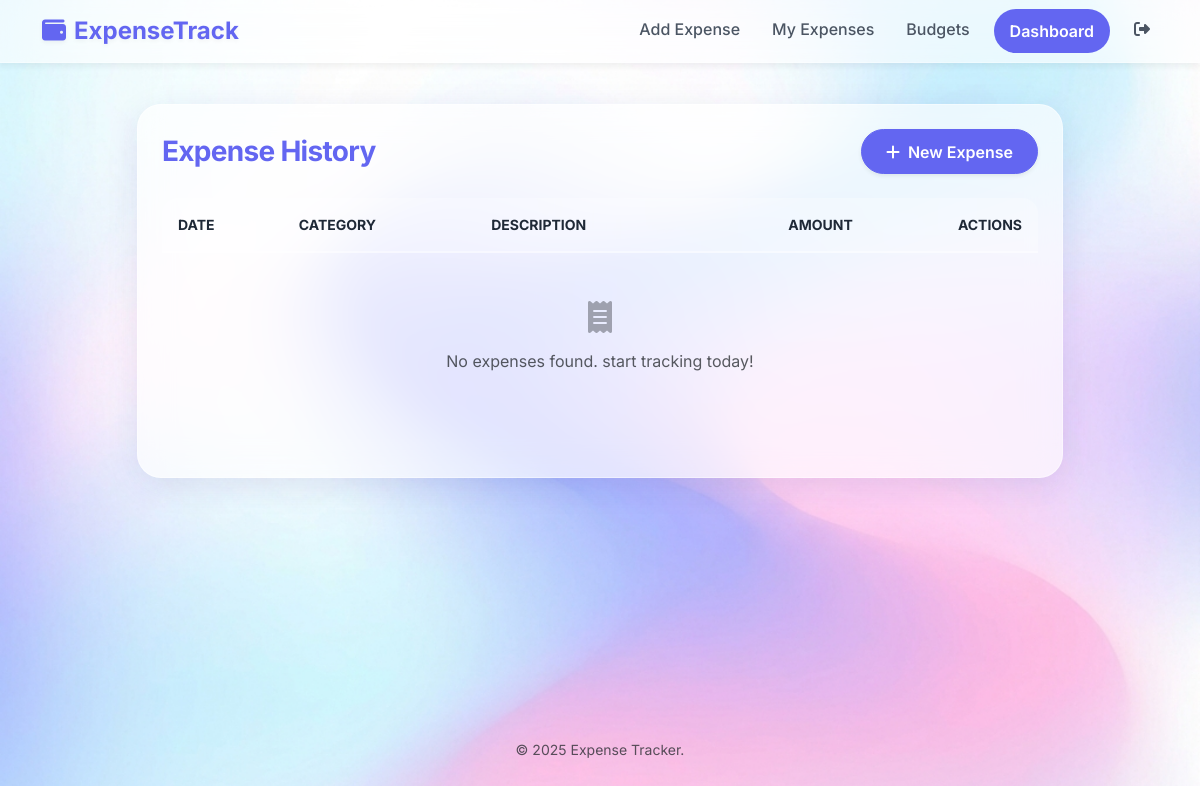
/view (signed in), run on an earlier commit of the app's database.
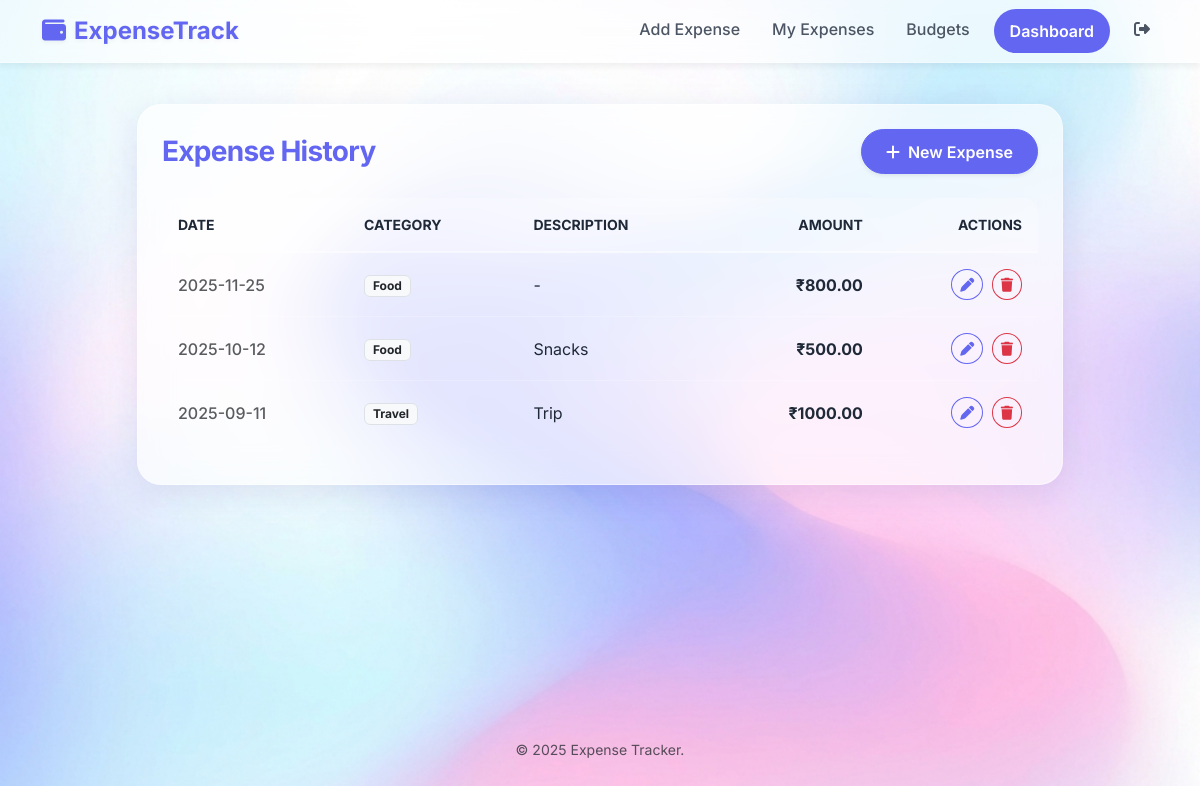
And on a later commit of the database.
### app.py (models this page shows)
class Expense(db.Model):
    id = db.Column(db.Integer, primary_key=True)
    user_id = db.Column(db.Integer, db.ForeignKey('user.id'), nullable=False, index=True)
    date = db.Column(db.Date, nullable=False)
    category = db.Column(db.String(80), nullable=False)
    amount = db.Column(db.Float, nullable=False)
    description = db.Column(db.Text, nullable=True)
    user = db.relationship('User', backref=db.backref('expenses', lazy=True))

### app.py (the view)
@app.route('/view')
@login_required
def view_expenses():
    expenses = Expense.query.filter_by(user_id=current_user.id).order_by(Expense.date.desc()).all()
    return render_template('view_expenses.html', expenses=expenses)

### app.py (called while the page is built)
@login_manager.user_loader
def load_user(user_id):
    return User.query.get(int(user_id))

### templates/view_expenses.html
{% extends "base.html" %}
{% block content %}
<div class="row justify-content-center">
    <div class="col-lg-10">
        <div class="glass-card p-4">
            <div class="d-flex justify-content-between align-items-center mb-4">
                <h3 class="mb-0 fw-bold text-primary">Expense History</h3>
                <a href="{{ url_for('add_expense') }}" class="btn btn-primary rounded-pill shadow-sm"><i
                        class="fas fa-plus me-2"></i>New Expense</a>
            </div>
            <div class="table-responsive">
                <table class="table table-hover align-middle glass-table">
                    <thead class="text-secondary small text-uppercase">
                        <tr>
                            <th class="border-0">Date</th>
                            <th class="border-0">Category</th>
                            <th class="border-0">Description</th>
                            <th class="border-0 text-end">Amount</th>
                            <th class="border-0 text-end">Actions</th>
                        </tr>
                    </thead>
                    <tbody>
                        {% for exp in expenses %}
                        <tr class="border-bottom border-light">
                            <td class="fw-medium text-muted">{{ exp.date }}</td>
                            <td><span class="badge bg-light text-dark border">{{ exp.category }}</span></td>
                            <td class="text-truncate" style="max-width: 200px;">{{ exp.description or '-' }}</td>
                            <td class="fw-bold text-end">₹{{ '%.2f'|format(exp.amount) }}</td>
                            <td class="text-end">
                                <a href="{{ url_for('edit_expense', exp_id=exp.id) }}"
                                    class="btn btn-sm btn-icon btn-outline-primary rounded-circle me-1" title="Edit"><i
                                        class="fas fa-pen"></i></a>
                                <form method="post" action="{{ url_for('delete_expense', exp_id=exp.id) }}"
                                    style="display:inline" onsubmit="return confirm('Delete this expense?');">
                                    <button class="btn btn-sm btn-icon btn-outline-danger rounded-circle" title="Delete"
                                        type="submit"><i class="fas fa-trash"></i></button>
                                </form>
                            </td>
                        </tr>
                        {% else %}
                        <tr>
                            <td colspan="5" class="text-center py-5 text-muted">
                                <i class="fas fa-receipt fa-2x mb-3 opacity-50"></i>
                                <p>No expenses found. start tracking today!</p>
                            </td>
                        </tr>
                        {% endfor %}
                    </tbody>
                </table>
            </div>
        </div>
    </div>
</div>
{% endblock %}

### templates/base.html (shortened to what this page needs)
<!DOCTYPE html>
<html lang="en">
<head>
    <link rel="stylesheet" href="https://cdnjs.cloudflare.com/ajax/libs/font-awesome/6.4.0/css/all.min.css">
    <link href="https://cdn.jsdelivr.net/npm/bootstrap@5.3.0/dist/css/bootstrap.min.css" rel="stylesheet">
    <link rel="stylesheet" href="{{ url_for('static', filename='style.css') }}?v=5">
</head>
<body>
    <nav class="navbar navbar-expand-lg glass-nav fixed-top">
        <div class="container">
            <a class="navbar-brand fw-bold text-primary"
                href="{{ url_for('dashboard') if current_user.is_authenticated else url_for('home') }}">
                <i class="fas fa-wallet me-2"></i>ExpenseTrack
            </a>
            <div class="collapse navbar-collapse" id="navbarNav">
                <ul class="navbar-nav ms-auto gap-3">
                    {% if current_user.is_authenticated %}
                    <li class="nav-item"><a class="nav-link" href="{{ url_for('add_expense') }}">Add Expense</a></li>
                    <li class="nav-item"><a class="nav-link" href="{{ url_for('view_expenses') }}">My Expenses</a></li>
                    <li class="nav-item"><a class="nav-link" href="{{ url_for('manage_budget') }}">Budgets</a></li>
                    <li class="nav-item"><a class="nav-link btn btn-sm btn-primary text-white px-3 rounded-pill"
                            href="{{ url_for('dashboard') }}">Dashboard</a></li>
                    <li class="nav-item"><a class="nav-link text-danger" href="{{ url_for('logout') }}"><i
                                class="fas fa-sign-out-alt"></i></a></li>
                    {% endif %}
                </ul>
            </div>
        </div>
    </nav>
    <div style="height: 80px;"></div>
    <main class="container py-4">
        {% block content %}{% endblock %}
    </main>
    <footer class="text-center py-4 text-muted small mt-auto">
        <p>&copy; <span id="year"></span> Expense Tracker.</p>
    </footer>
</body>
</html>

### static/style.css (style rules this page uses)
:root { --primary-color: #6366f1; --primary-hover: #4f46e5; --secondary-color: #ec4899; --bg-color: #f3f4f6; --text-color: #1f2937; --glass-bg: rgba(255, 255, 255, 0.7); --glass-border: rgba(255, 255, 255, 0.5); --shadow-sm: 0 1px 2px 0 rgba(0, 0, 0, 0.05); --shadow-md: 0 4px 6px -1px rgba(0, 0, 0, 0.1), 0 2px 4px -1px rgba(0, 0, 0, 0.06); --shadow-lg: 0 10px 15px -3px rgba(0, 0, 0, 0.1), 0 4px 6px -2px rgba(0, 0, 0, 0.05); }
body { font-family: 'Inter', sans-serif; color: var(--text-color); background: url('/static/bg_light.png') no-repeat center center fixed; background-size: cover; min-height: 100vh; display: flex; flex-direction: column; }
.glass-nav { background: rgba(255, 255, 255, 0.6); backdrop-filter: blur(16px); -webkit-backdrop-filter: blur(16px); border-bottom: 1px solid rgba(255, 255, 255, 0.3); box-shadow: 0 4px 6px rgba(0, 0, 0, 0.05); }
.glass-card { background: rgba(255, 255, 255, 0.65); backdrop-filter: blur(16px); -webkit-backdrop-filter: blur(16px); border: 1px solid rgba(255, 255, 255, 0.4); border-radius: 1.5rem; box-shadow: 0 8px 32px 0 rgba(31, 38, 135, 0.1); transition: transform 0.3s ease, box-shadow 0.3s ease; }
.navbar-brand { font-size: 1.5rem; color: var(--primary-color) !important; text-shadow: 0 2px 4px rgba(0, 0, 0, 0.05); }
.nav-link { font-weight: 500; color: #4b5563 !important; transition: color 0.2s; }
.navbar-nav .nav-link.btn { color: white !important; }
.btn-primary { background-color: var(--primary-color); border-color: var(--primary-color); padding: 0.6rem 1.5rem; font-weight: 600; transition: all 0.2s; }
.btn-outline-primary { color: var(--primary-color); border-color: var(--primary-color); font-weight: 600; }
h1, h2, h3, h4, h5, h6 { font-weight: 700; letter-spacing: -0.025em; color: #111827; }
.text-primary { color: var(--primary-color) !important; }
.glass-table { --bs-table-bg: transparent !important; --bs-table-striped-bg: transparent !important; --bs-table-hover-bg: rgba(255, 255, 255, 0.3) !important; background-color: transparent !important; border-collapse: separate; border-spacing: 0; }
.glass-table> :not(caption)>*>* { background-color: transparent !important; box-shadow: none !important; }
.glass-table th { background-color: rgba(255, 255, 255, 0.25) !important; border-bottom: 2px solid rgba(255, 255, 255, 0.4) !important; color: var(--text-color); padding: 1rem; }
.glass-table th:first-child { border-top-left-radius: 1rem; border-bottom-left-radius: 0; }
.glass-table th:last-child { border-top-right-radius: 1rem; border-bottom-right-radius: 0; }
.glass-table td { background-color: transparent !important; border-bottom: 1px solid rgba(255, 255, 255, 0.2) !important; color: var(--text-color); padding: 1rem; }
.glass-table tr:last-child td:first-child { border-bottom-left-radius: 1rem; }
.glass-table tr:last-child td:last-child { border-bottom-right-radius: 1rem; }
.glass-table tr:last-child td { border-bottom: 0 !important; }

What changed in the data, as far as the page shows it:
now on this page (row edited): Expense: date "2025-11-25", category "Food", description "-", amount "800.00"
now on this page (row edited): Expense: date "2025-10-12", category "Food", description "Snacks", amount "500.00"
now on this page (row edited): Expense: date "2025-09-11", category "Travel", description "Trip", amount "1000.00"
Also different on the page:
text no longer shown: "No expenses found. start tracking today!"
